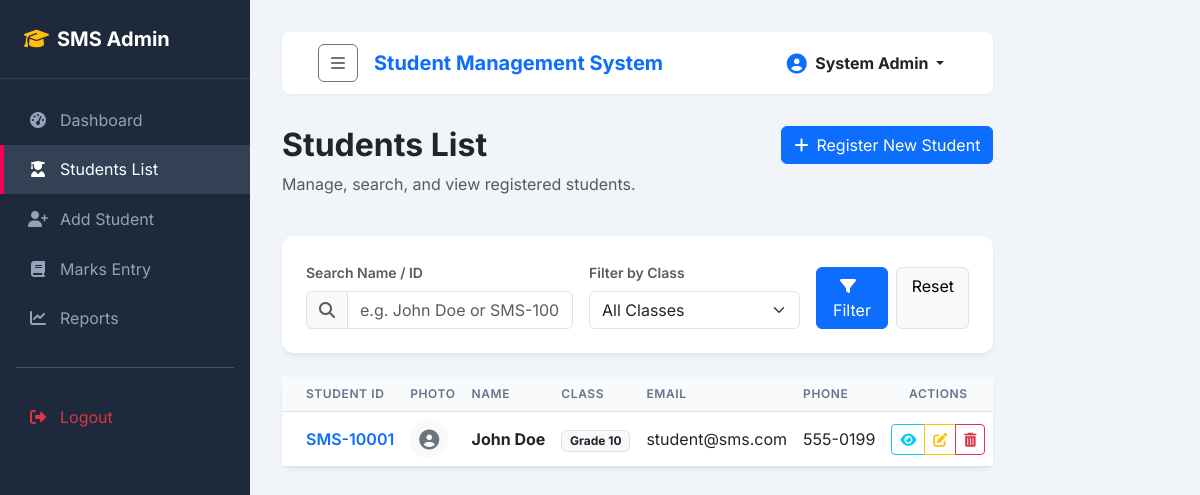
The app's page /admin/students.php (signed in) with its own data.
### tables this page shows
CREATE TABLE IF NOT EXISTS `students` (
  `id` INT AUTO_INCREMENT PRIMARY KEY,
  `student_id` VARCHAR(20) NOT NULL UNIQUE,  
  `first_name` VARCHAR(50) NOT NULL,
  `last_name` VARCHAR(50) NOT NULL,
  `email` VARCHAR(100) NOT NULL UNIQUE,
  `password` VARCHAR(255) NOT NULL,  
  `dob` DATE NOT NULL,
  `gender` ENUM('Male', 'Female', 'Other') NOT NULL,
  `address` TEXT NOT NULL,
  `phone` VARCHAR(20) NOT NULL,
  `class` VARCHAR(50) NOT NULL,
  `parent_name` VARCHAR(100) NOT NULL,
  `parent_phone` VARCHAR(20) NOT NULL,
  `profile_photo` VARCHAR(255) DEFAULT NULL,
  `created_at` TIMESTAMP DEFAULT CURRENT_TIMESTAMP
);

### admin/students.php (the view, shortened to what this page needs)
<?php
require_once '../config/db.php';
include '../includes/header.php';
$limit = 5;
$page = isset($_GET['page']) && is_numeric($_GET['page']) ? (int)$_GET['page'] : 1;
$offset = ($page - 1) * $limit;
$search = isset($_GET['search']) ? trim($_GET['search']) : '';
$params = [];
$where_sql = '';
try {
    $data_sql = "SELECT * FROM students $where_sql ORDER BY id DESC LIMIT $limit OFFSET $offset";
    $data_stmt = $pdo->prepare($data_sql);
    $data_stmt->execute($params);
    $students = $data_stmt->fetchAll();
} catch (PDOException $e) {
    $students = [];
    $error = "Error retrieving student records: " . $e->getMessage();
}
?>
<div class="container-fluid px-0">
    <div class="row mb-4">
        <div class="col-md-8">
            <h2 class="fw-bold text-dark">Students List</h2>
            <p class="text-muted">Manage, search, and view registered students.</p>
        </div>
        <div class="col-md-4 text-md-end">
            <a href="student-add.php" class="btn btn-primary"><i class="fas fa-plus me-2"></i>Register New Student</a>
        </div>
    </div>
    <div class="card card-common mb-4">
        <div class="card-body">
            <form action="students.php" method="GET" class="row g-3 align-items-end">
                <div class="col-12 col-md-5">
                    <label for="search" class="form-label small fw-semibold text-muted">Search Name / ID</label>
                    <div class="input-group">
                        <span class="input-group-text"><i class="fas fa-search text-muted"></i></span>
                        <input type="text" class="form-control" id="search" name="search" placeholder="e.g. John Doe or SMS-10001" value="<?php echo sanitize($search); ?>">
                    </div>
                </div>
                <div class="col-12 col-md-4">
                    <label for="class_filter" class="form-label small fw-semibold text-muted">Filter by Class</label>
                    <select class="form-select" id="class_filter" name="class_filter">
                        <option value="">All Classes</option>
                    </select>
                </div>
                <div class="col-12 col-md-3 d-flex gap-2">
                    <button type="submit" class="btn btn-primary w-100"><i class="fas fa-filter me-2"></i>Filter</button>
                    <a href="students.php" class="btn btn-light border w-100">Reset</a>
                </div>
            </form>
        </div>
    </div>
    <div class="card card-common">
        <div class="card-body p-0">
            <div class="table-responsive">
                <table class="table table-custom table-hover mb-0">
                    <thead>
                        <tr>
                            <th class="ps-4">Student ID</th>
                            <th>Photo</th>
                            <th>Name</th>
                            <th>Class</th>
                            <th>Email</th>
                            <th>Phone</th>
                            <th class="text-center actions-column">Actions</th>
                        </tr>
                    </thead>
                    <tbody>
                        <?php if (count($students) > 0): ?>
                            <?php foreach ($students as $student): ?>
                                <tr>
                                    <td class="ps-4 fw-semibold text-primary"><?php echo sanitize($student['student_id']); ?></td>
                                    <td>
                                        <?php if ($student['profile_photo']): ?>
                                            <img src="../uploads/<?php echo sanitize($student['profile_photo']); ?>" alt="Profile" class="rounded-circle" style="width: 38px; height: 38px; object-fit: cover;">
                                        <?php else: ?>
                                            <div class="bg-light text-secondary rounded-circle d-flex align-items-center justify-content-center" style="width: 38px; height: 38px;">
                                                <i class="fas fa-user-circle fa-lg"></i>
                                            </div>
                                        <?php endif; ?>
                                    </td>
                                    <td><strong><?php echo sanitize($student['first_name'] . ' ' . $student['last_name']); ?></strong></td>
                                    <td><span class="badge bg-light text-dark border"><?php echo sanitize($student['class']); ?></span></td>
                                    <td><?php echo sanitize($student['email']); ?></td>
                                    <td><?php echo sanitize($student['phone']); ?></td>
                                    <td class="text-center actions-column">
                                        <div class="btn-group btn-group-sm">
                                            <a href="student-view.php?id=<?php echo $student['id']; ?>" class="btn btn-outline-info" title="View details"><i class="fas fa-eye"></i></a>
                                            <a href="student-edit.php?id=<?php echo $student['id']; ?>" class="btn btn-outline-warning" title="Edit student"><i class="fas fa-edit"></i></a>
                                            <a href="student-delete.php?id=<?php echo $student['id']; ?>" class="btn btn-outline-danger" title="Delete student" onclick="return confirm('Are you sure you want to delete this student? All related marks records will also be deleted.')"><i class="fas fa-trash-alt"></i></a>
                                        </div>
                                    </td>
                                </tr>
                            <?php endforeach; ?>
                        <?php endif; ?>
                    </tbody>
                </table>
            </div>
        </div>
    </div>
</div>
<?php include '../includes/footer.php'; ?>

### css/style.css (style rules this page uses)
:root { --primary-color: #3f51b5; --primary-dark: #303f9f; --secondary-color: #f50057; --dark-color: #212529; --light-color: #f8f9fa; --sidebar-width: 250px; --sidebar-bg: #1e293b; --sidebar-hover: #334155; --transition-speed: 0.3s; }
body { font-family: 'Inter', system-ui, -apple-system, sans-serif; background-color: #f1f5f9; color: #334155; min-height: 100vh; overflow-x: hidden; }
.card-common { border: none; border-radius: 0.75rem; box-shadow: 0 4px 6px -1px rgba(0, 0, 0, 0.05), 0 2px 4px -1px rgba(0, 0, 0, 0.03); background-color: #ffffff; }
.card-common .card-body { padding: 1.5rem; }
.table-custom th { background-color: #f8fafc; color: #64748b; font-weight: 600; text-transform: uppercase; font-size: 0.75rem; letter-spacing: 0.05em; }
.table-custom td { vertical-align: middle; }

### records on screen
students: student "SMS-10001", first_name+last_name "John Doe", class "Grade 10", email "student@sms.com", phone "555-0199"

### other values on screen
$_SESSION['admin_name'] "System Admin"
